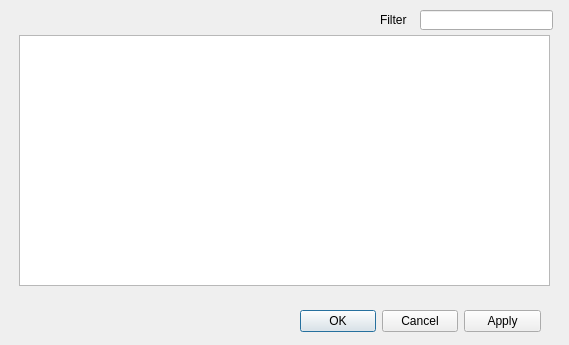
<?xml version="1.0" encoding="UTF-8"?>
<ui version="4.0">
 <class>PluginsDialog</class>
 <widget class="QDialog" name="PluginsDialog">
  <property name="geometry">
   <rect>
    <x>0</x>
    <y>0</y>
    <width>569</width>
    <height>345</height>
   </rect>
  </property>
  <property name="sizePolicy">
   <sizepolicy hsizetype="Fixed" vsizetype="Fixed">
    <horstretch>0</horstretch>
    <verstretch>0</verstretch>
   </sizepolicy>
  </property>
  <property name="windowTitle">
   <string>Dialog</string>
  </property>
  <widget class="QDialogButtonBox" name="buttonBox">
   <property name="geometry">
    <rect>
     <x>300</x>
     <y>310</y>
     <width>241</width>
     <height>23</height>
    </rect>
   </property>
   <property name="orientation">
    <enum>Qt::Horizontal</enum>
   </property>
   <property name="standardButtons">
    <set>QDialogButtonBox::Apply|QDialogButtonBox::Cancel|QDialogButtonBox::Ok</set>
   </property>
  </widget>
  <widget class="QListWidget" name="pluginsList">
   <property name="geometry">
    <rect>
     <x>19</x>
     <y>35</y>
     <width>531</width>
     <height>251</height>
    </rect>
   </property>
  </widget>
  <widget class="QLineEdit" name="lineEdit">
   <property name="geometry">
    <rect>
     <x>420</x>
     <y>10</y>
     <width>133</width>
     <height>20</height>
    </rect>
   </property>
  </widget>
  <widget class="QLabel" name="label">
   <property name="geometry">
    <rect>
     <x>380</x>
     <y>10</y>
     <width>31</width>
     <height>20</height>
    </rect>
   </property>
   <property name="text">
    <string>Filter</string>
   </property>
  </widget>
 </widget>
 <resources/>
 <connections>
  <connection>
   <sender>buttonBox</sender>
   <signal>accepted()</signal>
   <receiver>PluginsDialog</receiver>
   <slot>accept()</slot>
   <hints>
    <hint type="sourcelabel">
     <x>248</x>
     <y>254</y>
    </hint>
    <hint type="destinationlabel">
     <x>157</x>
     <y>274</y>
    </hint>
   </hints>
  </connection>
  <connection>
   <sender>buttonBox</sender>
   <signal>rejected()</signal>
   <receiver>PluginsDialog</receiver>
   <slot>reject()</slot>
   <hints>
    <hint type="sourcelabel">
     <x>316</x>
     <y>260</y>
    </hint>
    <hint type="destinationlabel">
     <x>286</x>
     <y>274</y>
    </hint>
   </hints>
  </connection>
 </connections>
</ui>
